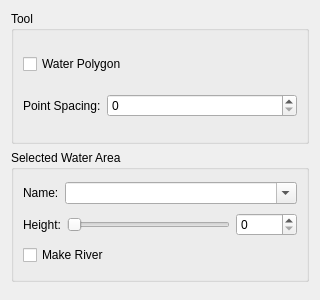
<?xml version="1.0" encoding="UTF-8"?>
<ui version="4.0">
 <class>WBQtWaterPanel</class>
 <widget class="QWidget" name="WBQtWaterPanel">
  <property name="geometry">
   <rect>
    <x>0</x>
    <y>0</y>
    <width>320</width>
    <height>300</height>
   </rect>
  </property>
  <property name="windowTitle">
   <string>Water Options</string>
  </property>
  <layout class="QVBoxLayout" name="rootLayout">
   <item>
    <widget class="QGroupBox" name="toolBox">
     <property name="title">
      <string>Tool</string>
     </property>
     <layout class="QVBoxLayout" name="toolLay">
      <item>
       <widget class="QCheckBox" name="waterPolygon">
        <property name="text">
         <string>Water Polygon</string>
        </property>
       </widget>
      </item>
      <item>
       <layout class="QHBoxLayout" name="spacingRow" stretch="0,1">
        <item>
         <widget class="QLabel" name="spacingLabel">
          <property name="text">
           <string>Point Spacing:</string>
          </property>
         </widget>
        </item>
        <item>
         <widget class="QSpinBox" name="spacing">
          <property name="maximum">
           <number>1000000</number>
          </property>
         </widget>
        </item>
       </layout>
      </item>
     </layout>
    </widget>
   </item>
   <item>
    <widget class="QGroupBox" name="selectionBox">
     <property name="title">
      <string>Selected Water Area</string>
     </property>
     <layout class="QVBoxLayout" name="selLay">
      <item>
       <layout class="QHBoxLayout" name="nameRow" stretch="0,1">
        <item>
         <widget class="QLabel" name="nameLabel">
          <property name="text">
           <string>Name:</string>
          </property>
         </widget>
        </item>
        <item>
         <widget class="QComboBox" name="name">
          <property name="editable">
           <bool>true</bool>
          </property>
          <property name="insertPolicy">
           <enum>QComboBox::NoInsert</enum>
          </property>
         </widget>
        </item>
       </layout>
      </item>
      <item>
       <layout class="QHBoxLayout" name="heightRow" stretch="0,1,0">
        <item>
         <widget class="QLabel" name="heightLabel">
          <property name="text">
           <string>Height:</string>
          </property>
         </widget>
        </item>
        <item>
         <widget class="QSlider" name="heightSlider">
          <property name="orientation">
           <enum>Qt::Horizontal</enum>
          </property>
         </widget>
        </item>
        <item>
         <widget class="QSpinBox" name="heightSpin">
          <property name="maximum">
           <number>65535</number>
          </property>
         </widget>
        </item>
       </layout>
      </item>
      <item>
       <widget class="QCheckBox" name="makeRiver">
        <property name="text">
         <string>Make River</string>
        </property>
       </widget>
      </item>
     </layout>
    </widget>
   </item>
   <item>
    <spacer name="bottomSpacer">
     <property name="orientation">
      <enum>Qt::Vertical</enum>
     </property>
    </spacer>
   </item>
  </layout>
 </widget>
 <resources/>
 <connections/>
</ui>
